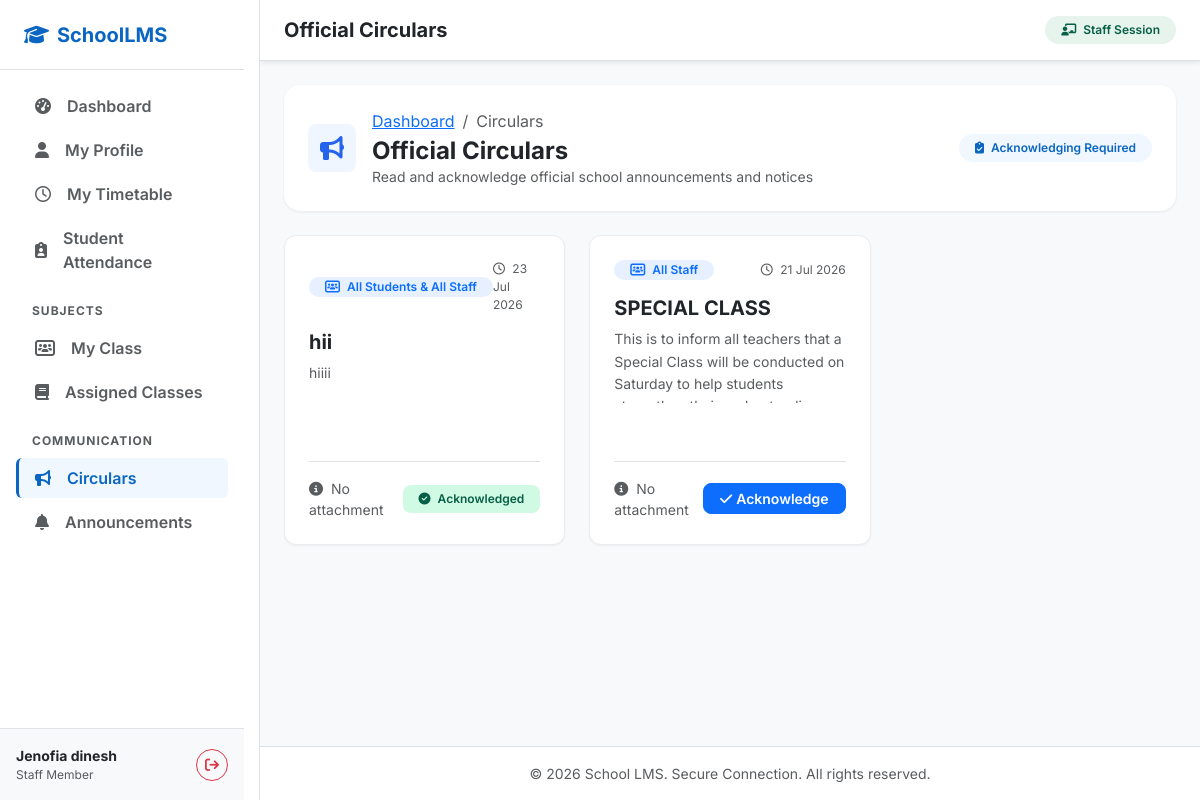
Page /staff/communication/circulars (signed in) on the committed database.
### app.py (models this page shows, shortened)
class Circular(db.Model):
    __tablename__ = 'circulars'
    id = db.Column(db.Integer, primary_key=True)
    title = db.Column(db.String(255), nullable=False)
    description = db.Column(db.Text, nullable=True)
    attachment_path = db.Column(db.String(255), nullable=True)
    target_audience = db.Column(db.String(100), nullable=False, default='All Students')
    status = db.Column(db.String(50), nullable=False, default='Published') # Published, Draft, Scheduled
    scheduled_date = db.Column(db.DateTime, nullable=True)
    created_at = db.Column(db.DateTime, default=datetime.utcnow)
    student_id = db.Column(db.Integer, db.ForeignKey('students.student_id', ondelete='CASCADE'), nullable=True)
    staff_id = db.Column(db.Integer, db.ForeignKey('staff.staff_id', ondelete='CASCADE'), nullable=True)
    acknowledgements = db.relationship('CircularAcknowledgement', backref='circular', cascade='all, delete-orphan', lazy=True)
    views = db.relationship('CircularView', backref='circular', cascade='all, delete-orphan', lazy=True)
    student = db.relationship('Student', backref='individual_circulars', lazy=True)
    staff = db.relationship('Staff', backref='individual_circulars', lazy=True)

### app.py (the view)
@app.route('/staff/communication/circulars')
def staff_circulars():
    if not session.get('staff_logged_in'):
        flash("Access denied. Please log in first.", "warning")
        return redirect(url_for('staff_portal_login'))
    staff_id = session.get('staff_id')
    staff = Staff.query.get(staff_id)
    if not staff:
        session.clear()
        return redirect(url_for('staff_portal_login'))
    circulars_list = Circular.query.filter(
        Circular.status == 'Published',
        db.or_(
            Circular.target_audience.in_(['All Staff', 'All Students & All Staff']),
            db.and_(Circular.target_audience == 'Individual Staff', Circular.staff_id == staff_id)
        )
    ).order_by(Circular.created_at.desc()).all()
    for circ in circulars_list:
        existing_view = CircularView.query.filter_by(
            circular_id=circ.id,
            user_type='staff',
            staff_id=staff_id
        ).first()
        if not existing_view:
            db.session.add(CircularView(
                circular_id=circ.id,
                user_type='staff',
                staff_id=staff_id
            ))
    db.session.commit()
    acknowledged_ids = [
        ack.circular_id for ack in CircularAcknowledgement.query.filter_by(
            user_type='staff',
            staff_id=staff_id
        ).all()
    ]
    return render_template('staff/circulars.html',
                           circulars=circulars_list,
                           acknowledged_ids=acknowledged_ids,
                           staff=staff)

### templates/staff/circulars.html (shortened to what this page needs)
{% extends "staff/base.html" %}
{% block header_title %}Official Circulars{% endblock %}
{% block content %}
<div class="card circular-header p-4 mb-4 border-0">
    <div class="row align-items-center g-3">
        <div class="col-12 col-md-8 d-flex align-items-center gap-3">
            <div class="doc-icon-wrapper flex-shrink-0">
                <i class="fa-solid fa-bullhorn fs-4"></i>
            </div>
            <div>
                <nav aria-label="breadcrumb" class="mb-1">
                    <ol class="breadcrumb mb-0">
                        <li class="breadcrumb-item"><a href="{{ url_for('staff_portal_dashboard') }}">Dashboard</a></li>
                        <li class="breadcrumb-item active" aria-current="page">Circulars</li>
                    </ol>
                </nav>
                <h4 class="fw-bold text-dark mb-0">Official Circulars</h4>
                <p class="text-muted small mb-0">Read and acknowledge official school announcements and notices</p>
            </div>
        </div>
        <div class="col-12 col-md-4 text-md-end">
            <span class="badge bg-blue-light text-blue-primary px-3 py-2 rounded-pill fw-semibold">
                <i class="fa-solid fa-clipboard-check me-1"></i> Acknowledging Required
            </span>
        </div>
    </div>
</div>
<div class="row g-4">
    {% if circulars %}
        {% for circular in circulars %}
            <div class="col-md-6 col-lg-4">
                <div class="card circular-card h-100 p-4 d-flex flex-column justify-content-between">
                    <div>
                        <div class="d-flex justify-content-between align-items-center mb-3">
                            <span class="badge bg-primary bg-opacity-10 text-primary rounded-pill px-3 py-1.5 fw-semibold small">
                                <i class="fa-solid fa-users-rectangle me-1"></i> {{ circular.target_audience }}
                            </span>
                            <span class="text-muted small" style="font-size: 0.75rem;">
                                <i class="fa-regular fa-clock me-1"></i> {{ circular.created_at.strftime('%d %b %Y') }}
                            </span>
                        </div>
                        <h5 class="fw-bold text-dark mb-2">{{ circular.title }}</h5>
                        <p class="text-muted small mb-4" style="line-height:1.6; display: -webkit-box; -webkit-line-clamp: 4; -webkit-box-orient: vertical; overflow: hidden; height: 75px;">
                            {{ circular.description or 'No description provided.' }}
                        </p>
                    </div>
                    <div class="border-top pt-3 mt-auto d-flex justify-content-between align-items-center">
                        {% if circular.attachment_path %}
                            <a href="{{ url_for('static', filename=circular.attachment_path) }}" class="btn btn-sm btn-light border d-inline-flex align-items-center gap-1.5 rounded-3 fw-semibold text-dark small" target="_blank">
                                <i class="fa-solid fa-paperclip text-muted"></i> View File
                            </a>
                        {% else %}
                            <span class="text-muted small"><i class="fa-solid fa-info-circle me-1"></i> No attachment</span>
                        {% endif %}
                        <div>
                            {% if circular.id in acknowledged_ids %}
                                <span class="badge bg-success-light text-success px-3 py-2 rounded-3 fw-semibold small">
                                    <i class="fa-solid fa-circle-check me-1"></i> Acknowledged
                                </span>
                            {% else %}
                                <form method="POST" action="{{ url_for('acknowledge_circular', circular_id=circular.id) }}">
                                    <button type="submit" class="btn btn-sm btn-primary px-3 py-1.5 rounded-3 fw-semibold d-flex align-items-center gap-1">
                                        <i class="fa-solid fa-check"></i> Acknowledge
                                    </button>
                                </form>
                            {% endif %}
                        </div>
                    </div>
                </div>
            </div>
        {% endfor %}
    {% endif %}
</div>
{% endblock %}

### static/css/style.css (style rules this page uses)
:root { --blue-primary: #0a66c2; --blue-hover: #004182; --blue-dark: #002244; --blue-light: #f0f7fe; --blue-accent: #3b82f6; --bg-light: #f8fafc; --text-dark: #1e293b; --text-muted: #64748b; --success-light: #d1fae5; --success-text: #065f46; --warning-light: #fef3c7; --warning-text: #92400e; --info-light: #e0f2fe; --info-text: #0369a1; }
body { font-family: 'Inter', sans-serif; color: var(--text-dark); background-color: var(--bg-light) !important; }
.text-blue-primary { color: var(--blue-primary) !important; }
.bg-blue-light { background-color: var(--blue-light) !important; }
.bg-success-light { background-color: var(--success-light) !important; }
.text-success { color: var(--success-text) !important; }

### templates/staff/circulars.html (style rules this page uses)
.circular-header { background-color: #ffffff; border-radius: 1rem; box-shadow: 0 1px 3px rgba(16, 24, 40, 0.08); border: 1px solid #eaecf0; }
.circular-card { border-radius: 0.75rem; border: 1px solid #eaecf0; background-color: #ffffff; transition: all 0.2s ease; box-shadow: 0 1px 2px rgba(16, 24, 40, 0.05); }
.doc-icon-wrapper { width: 48px; height: 48px; border-radius: 0.5rem; background-color: #eff6ff; color: #2563eb; display: flex; align-items: center; justify-content: center; }

### rows in the picture
Circular: target_audience "All Students & All Staff", created_at "23 Jul 2026", title "hii", description "hiiii", shows "No attachment", shows "Acknowledged"
Circular: target_audience "All Staff", created_at "21 Jul 2026", title "SPECIAL CLASS", description "This is to inform all teachers that a Special Class will be conducted on Saturday to help…", shows "No attachment"

### other values in the picture
{{ session.get('staff_name', 'Staff Member') }} "Jenofia dinesh"
